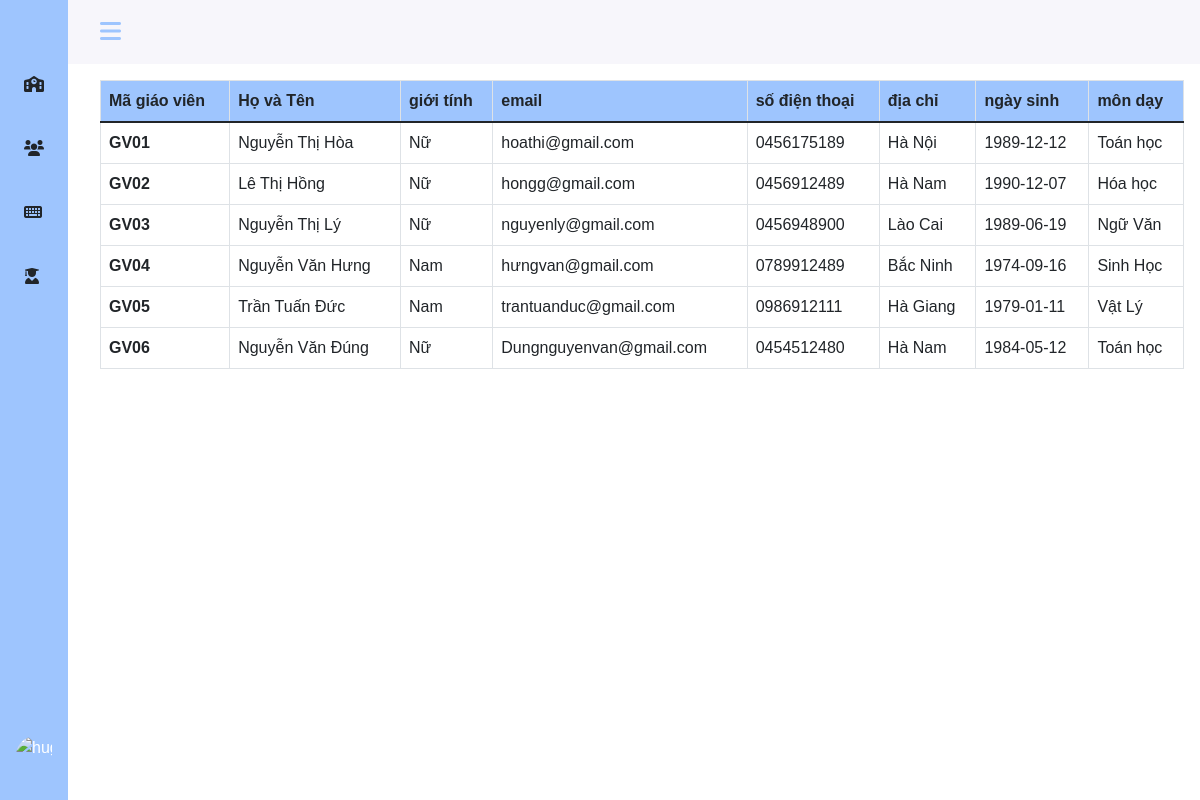
The app's page /teacher/list-teacher.php (signed in) with its own data.
### tables this page shows
CREATE TABLE `teachers` (
  `teach_id` varchar(10) NOT NULL,
  `teach_name` varchar(30) NOT NULL,
  `teach_email` varchar(100) DEFAULT NULL,
  `teach_phone` tinytext NOT NULL,
  `teach_address` varchar(20) NOT NULL,
  `teach_gender` tinyint(1) DEFAULT NULL,
  `teach_birth` date DEFAULT NULL,
  `sb_id` varchar(11) NOT NULL
);

CREATE TABLE `subjects` (
  `sb_id` varchar(10) NOT NULL,
  `sb_name` varchar(30) NOT NULL
);

### teacher/list-teacher.php (the view, shortened to what this page needs)
<?php
include './sidebar.php';
?>
<div class="col py-3">
    <div class="col-md-12" style="width:100% ; overflow: auto; height: auto">
        <table class="table table-bordered">
            <thead>
                <tr style="background-color: #9ec5fe;">
                    <th scope="col">Mã giáo viên</th>
                    <th scope="col">Họ và Tên</th>
                    <th scope="col">giới tính</th>
                    <th scope="col">email</th>
                    <th scope="col">số điện thoại</th>
                    <th scope="col">địa chỉ</th>
                    <th scope="col">ngày sinh</th>
                    <th scope="col">môn dạy</th>
                </tr>
            </thead>
            <tbody>
                <?php
                include "../config.php";
                $sql = "SELECT * FROM teachers t, subjects sb
                        WHERE t.sb_id = sb.sb_id";
                $result = mysqli_query($conn, $sql);
                if (mysqli_num_rows($result) > 0) {
                    while ($row = mysqli_fetch_assoc($result)) {
                ?>
                        <tr>
                            <th scope="row"><?php echo $row['teach_id']; ?> </th>
                            <td><?php echo $row['teach_name']; ?></td>
                            <td><?php echo ($row['teach_gender'] == 1 ? "Nam" : "Nữ"); ?></td>
                            <td><?php echo $row['teach_email']; ?></td>
                            <td><?php echo $row['teach_phone']; ?></td>
                            <td><?php echo $row['teach_address']; ?></td>
                            <td><?php echo $row['teach_birth']; ?></td>
                            <td><?php echo $row['sb_name']; ?></td>
                        </tr>
                <?php
                    }
                }
                ?>
            </tbody>
        </table>
    </div>
</div>
<?php
include './footer.php';
?>

### assets/css/style.css (style rules this page uses)
* { padding: 0; margin: 0; box-sizing: border-box; }
:root { --header-height: 3rem; --nav-width: 68px; --first-color: #4723D9; --first-color-light: #AFA5D9; --white-color: #F7F6FB; --body-font: 'Nunito', sans-serif; --normal-font-size: 1rem; --z-fixed: 100 }
body { position: relative; margin: var(--header-height) 0 0 0; padding: 0 1rem; font-family: var(--body-font); font-size: var(--normal-font-size); transition: .5s }
@media screen and (min-width: 768px) { body { margin: calc(var(--header-height) + 1rem) 0 0 0; padding-left: calc(var(--nav-width) + 2rem) } }

### records on screen
teachers: teach_id "GV01", teach_name "Nguyễn Thị Hòa", teach_gender "Nữ", teach_email "hoathi@gmail.com", teach_phone "0456175189", teach_address "Hà Nội", teach_birth "1989-12-12", sb.sb_name "Toán học"
teachers: teach_id "GV02", teach_name "Lê Thị Hồng", teach_gender "Nữ", teach_email "hongg@gmail.com", teach_phone "0456912489", teach_address "Hà Nam", teach_birth "1990-12-07", sb.sb_name "Hóa học"
teachers: teach_id "GV03", teach_name "Nguyễn Thị Lý", teach_gender "Nữ", teach_email "nguyenly@gmail.com", teach_phone "0456948900", teach_address "Lào Cai", teach_birth "1989-06-19", sb.sb_name "Ngữ Văn"
teachers: teach_id "GV04", teach_name "Nguyễn Văn Hưng", teach_gender "Nam", teach_email "hưngvan@gmail.com", teach_phone "0789912489", teach_address "Bắc Ninh", teach_birth "1974-09-16", sb.sb_name "Sinh Học"
teachers: teach_id "GV05", teach_name "Trần Tuấn Đức", teach_gender "Nam", teach_email "trantuanduc@gmail.com", teach_phone "0986912111", teach_address "Hà Giang", teach_birth "1979-01-11", sb.sb_name "Vật Lý"
teachers: teach_id "GV06", teach_name "Nguyễn Văn Đúng", teach_gender "Nữ", teach_email "Dungnguyenvan@gmail.com", teach_phone "0454512480", teach_address "Hà Nam", teach_birth "1984-05-12", sb.sb_name "Toán học"
